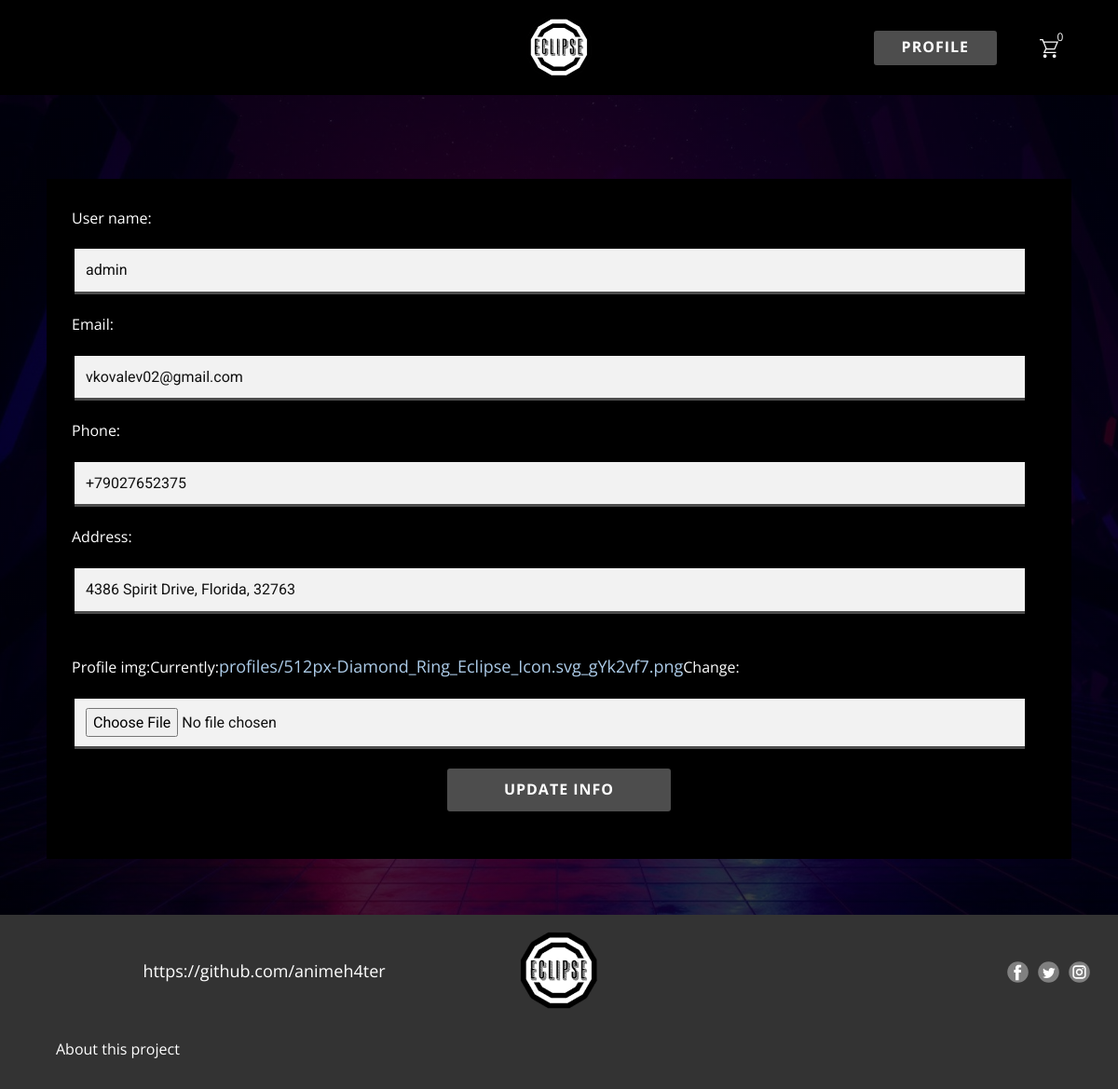
Page /users/edit-acc-info/ (signed in) on the earlier database version.
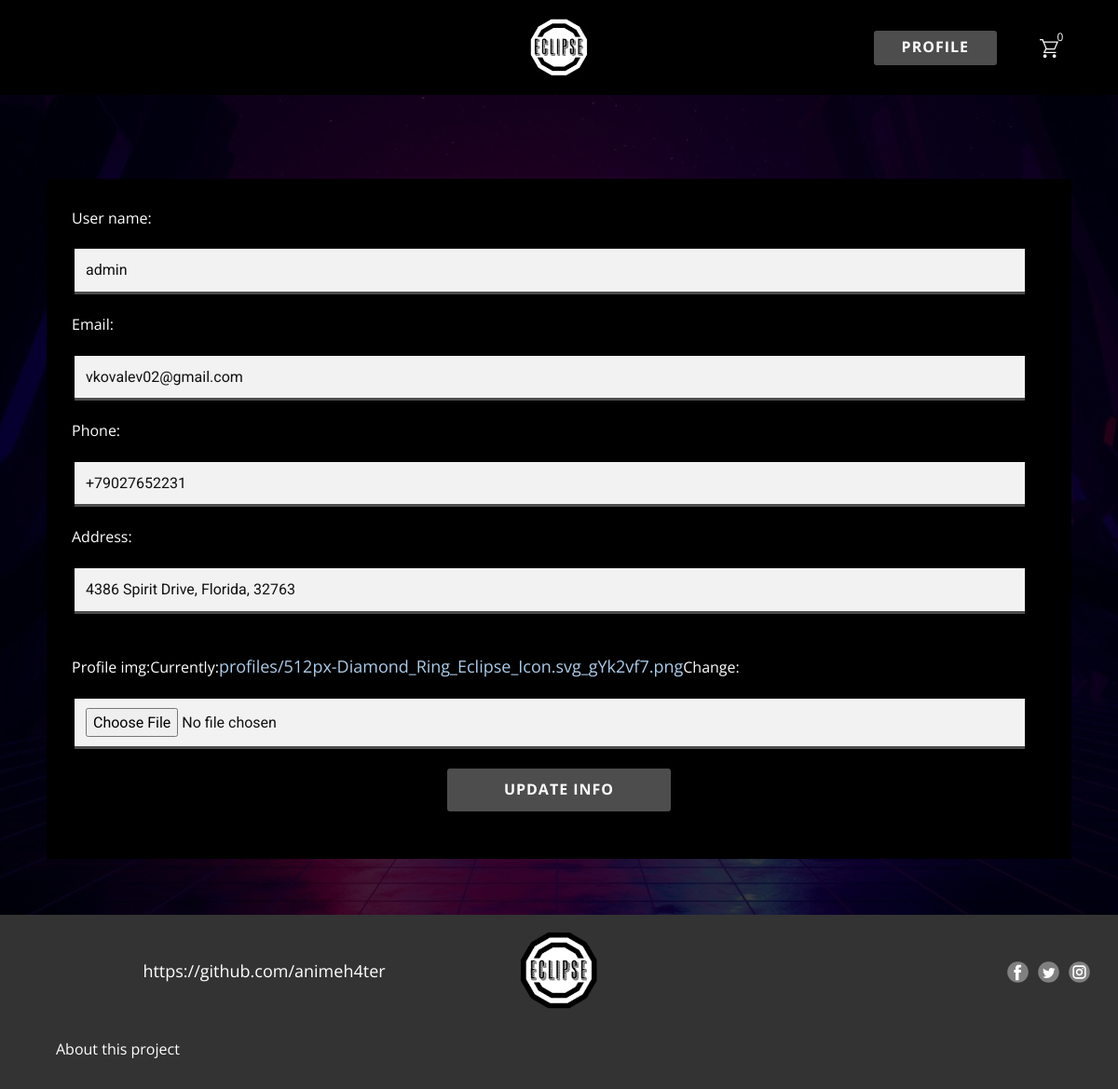
Same page on the later database version.
### users/models.py (models this page shows, shortened)
class Profile(models.Model):
    user = models.OneToOneField(User, on_delete=models.CASCADE)
    user_name = models.CharField(max_length=40)
    email = models.EmailField(max_length=300)
    phone = PhoneNumberField()
    address = models.CharField(max_length=350)
    profile_img = models.ImageField(upload_to='profiles/', default='profiles/user-default.png')
    created = models.DateTimeField(auto_now=True)

### users/views.py (the view, shortened to what this page needs)
# urls.py: path('edit-acc-info/', views.edit_account_info, name='edit-account'),
@login_required(login_url='login-register')
def edit_account_info(request):
    cur_profile = request.user.profile
    form = UpdateProfileForm(instance=cur_profile)
    context = {'form': form}
    return render(request, 'users/profile_form.html', context)

### users/forms.py
class UpdateProfileForm(ModelForm):
    class Meta:
        model = Profile
        fields = ['user_name', 'email', 'phone', 'address', 'profile_img']
    def __init__(self, *args, **kwargs):
        super().__init__(*args, **kwargs)
        for name, field in self.fields.items():
            field.widget.attrs.update({'class': 'u-border-3 u-border-grey-70 u-border-no-left u-border-no-right u-border-no-top u-custom-font u-grey-5 u-heading-font u-input u-input-rectangle u-input-1',
                                       'style': 'margin:20px;'
                                       })

### cart/cart.py (called while the page is built)
    def __len__(self):
        return sum(item['quantity'] for item in self.cart.values())

### cart/context_processors.py (called while the page is built)
def cart(request):
    return {'cart': Cart(request)}

### users/templates/users/profile_form.html (shortened to what this page needs)
<!DOCTYPE html>
{% load static %}
<html style="font-size: 16px;" lang="ru"><head>
    <link rel="stylesheet" href="{% static 'styles/nicepage.css' %}" media="screen">
    <link rel="stylesheet" href="{% static 'styles/profile_form.css' %}" media="screen">
  <meta data-intl-tel-input-cdn-path="intlTelInput/"></head>
  <body class="u-body u-xl-mode" data-lang="ru">
  {% include 'products/navbar.html' %}
    <section class="u-clearfix u-image u-shading u-section-1" id="sec-bdc1" data-image-width="1920" data-image-height="1080">
      <div class="u-clearfix u-sheet u-valign-top u-sheet-1">
        <div class="u-align-center u-container-style u-expanded-width u-group u-shape-rectangle u-group-1">
          <div class="u-container-layout u-container-layout-1">
            <div class="u-black u-form u-login-control u-form-1">
              <form action="{% url 'edit-account' %}" class="u-clearfix u-form-custom-backend u-form-spacing-20 u-form-vertical u-inner-form" source="custom" name="form" style="padding: 30px;" method="post" enctype="multipart/form-data">
                {% for field in form %}
                  <label for="username-a30d" class="u-label" style="margin-left: 17px;">{{field.label}}:</label>
                  {{ field }}
                  {% endfor %}
                  <div class="u-align-center u-form-group u-form-submit u-label-none">
                  <input type="submit" value="Update Info" class="u-active-grey-30 u-border-2 u-border-grey-75 u-btn u-btn-round u-btn-submit u-button-style u-grey-70 u-hover-grey-50 u-radius-3 u-btn-1">
                </div>
              </form>
            </div>
          </div>
        </div>
      </div>
    </section>
  {% include 'products/footer.html' %}
</body></html>

Differences in the rows shown:
changed Profile "admin": phone "+79027652375" → "+79027652231"
